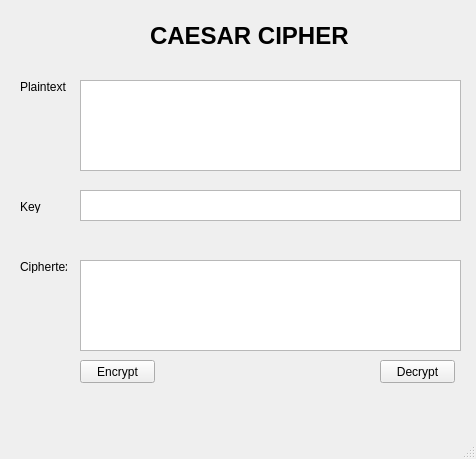
<?xml version="1.0" encoding="UTF-8"?>
<ui version="4.0">
 <class>MainWindow</class>
 <widget class="QMainWindow" name="MainWindow">
  <property name="geometry">
   <rect>
    <x>0</x>
    <y>0</y>
    <width>476</width>
    <height>459</height>
   </rect>
  </property>
  <property name="windowTitle">
   <string>MainWindow</string>
  </property>
  <widget class="QWidget" name="centralwidget">
   <widget class="QLabel" name="label">
    <property name="geometry">
     <rect>
      <x>150</x>
      <y>20</y>
      <width>261</width>
      <height>31</height>
     </rect>
    </property>
    <property name="font">
     <font>
      <pointsize>18</pointsize>
      <weight>75</weight>
      <bold>true</bold>
     </font>
    </property>
    <property name="text">
     <string>CAESAR CIPHER</string>
    </property>
   </widget>
   <widget class="QPlainTextEdit" name="txt_plain_text">
    <property name="geometry">
     <rect>
      <x>80</x>
      <y>80</y>
      <width>381</width>
      <height>91</height>
     </rect>
    </property>
   </widget>
   <widget class="QLabel" name="label_2">
    <property name="geometry">
     <rect>
      <x>20</x>
      <y>80</y>
      <width>47</width>
      <height>13</height>
     </rect>
    </property>
    <property name="text">
     <string>Plaintext</string>
    </property>
   </widget>
   <widget class="QLabel" name="label_3">
    <property name="geometry">
     <rect>
      <x>20</x>
      <y>200</y>
      <width>47</width>
      <height>13</height>
     </rect>
    </property>
    <property name="text">
     <string>Key</string>
    </property>
   </widget>
   <widget class="QTextEdit" name="txt_key">
    <property name="geometry">
     <rect>
      <x>80</x>
      <y>190</y>
      <width>381</width>
      <height>31</height>
     </rect>
    </property>
   </widget>
   <widget class="QLabel" name="label_4">
    <property name="geometry">
     <rect>
      <x>20</x>
      <y>260</y>
      <width>47</width>
      <height>13</height>
     </rect>
    </property>
    <property name="text">
     <string>Ciphertext</string>
    </property>
   </widget>
   <widget class="QPlainTextEdit" name="txt_cipher_text">
    <property name="geometry">
     <rect>
      <x>80</x>
      <y>260</y>
      <width>381</width>
      <height>91</height>
     </rect>
    </property>
   </widget>
   <widget class="QPushButton" name="btn_encrypt">
    <property name="geometry">
     <rect>
      <x>80</x>
      <y>360</y>
      <width>75</width>
      <height>23</height>
     </rect>
    </property>
    <property name="text">
     <string>Encrypt</string>
    </property>
   </widget>
   <widget class="QPushButton" name="btn_decrypt">
    <property name="geometry">
     <rect>
      <x>380</x>
      <y>360</y>
      <width>75</width>
      <height>23</height>
     </rect>
    </property>
    <property name="text">
     <string>Decrypt</string>
    </property>
   </widget>
  </widget>
  <widget class="QMenuBar" name="menubar">
   <property name="geometry">
    <rect>
     <x>0</x>
     <y>0</y>
     <width>476</width>
     <height>26</height>
    </rect>
   </property>
  </widget>
  <widget class="QStatusBar" name="statusbar"/>
 </widget>
 <resources/>
 <connections/>
</ui>
